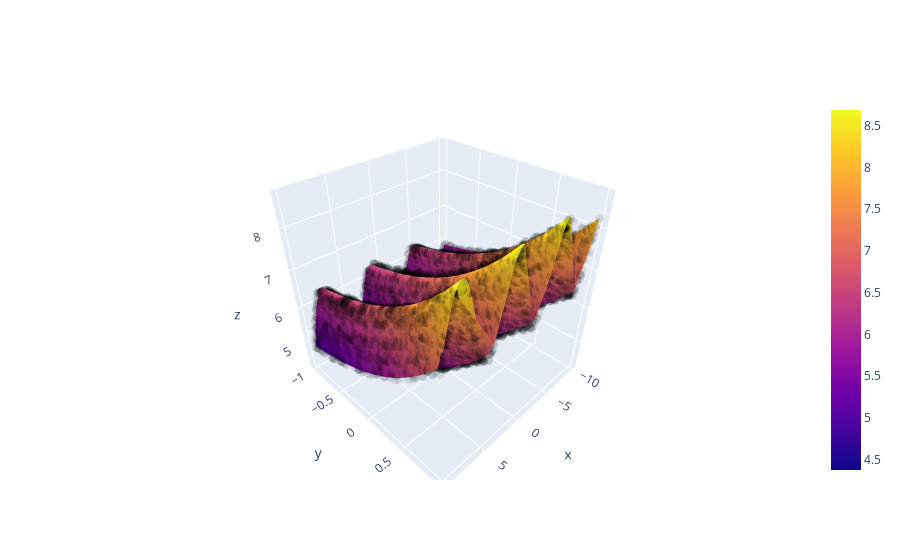

Source (notebook cell):
### Code cell
fig = go.Figure(
    data=[
        go.Surface(x=plot_x, y=plot_y, z=Z),
        go.Scatter3d(
            x=X[:, 0],
            y=X[:, 1],
            z=fitted_y,
            opacity=0.1,
            mode="markers",
            marker={"size": 3, "color": "black"},
        ),
    ]
)
fig.show()
